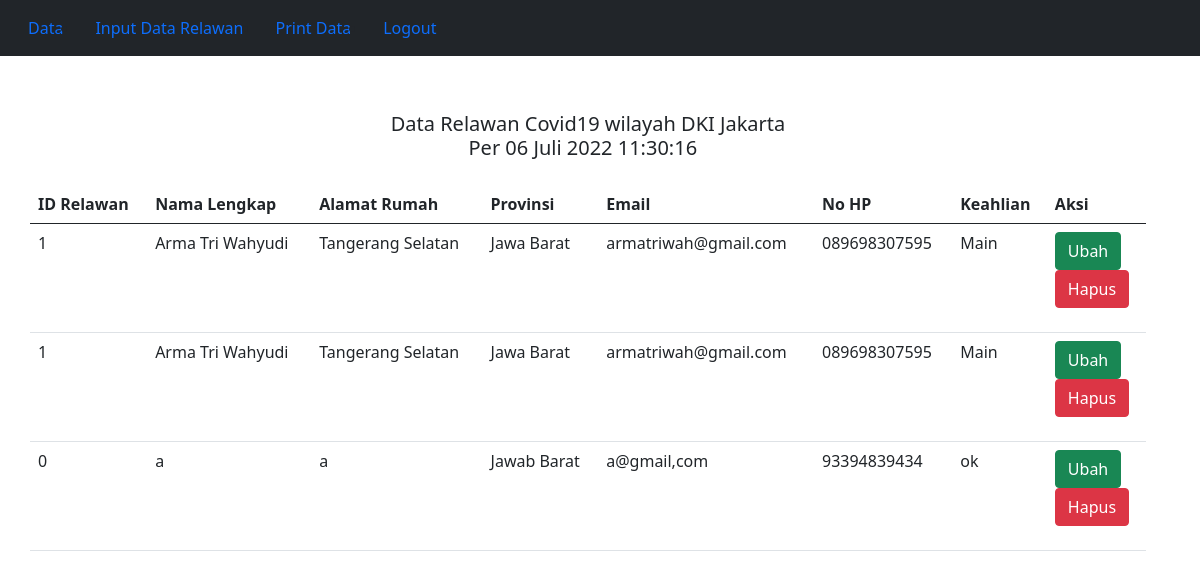
The page / on the database its author committed.
### tables this page shows
CREATE TABLE `relawan` (
  `id_relawan` int(11) NOT NULL,
  `nama_lengkap` varchar(30) DEFAULT NULL,
  `alamat` varchar(50) DEFAULT NULL,
  `provinsi` varchar(25) DEFAULT NULL,
  `email` varchar(25) DEFAULT NULL,
  `no_hp` varchar(14) DEFAULT NULL,
  `keahlian` varchar(30) DEFAULT NULL
);

### index.php (the view, shortened to what this page needs)
<html>
    <head>
        <link rel="stylesheet" href="css/bootstrap.min.css">
    </head>
    <body>
      <div class="mt-5 container">
        <div class="row">
          <ul class="navbar fixed-top navbar-expand-lg navbar-dark bg-dark mb-2">
            <li class="nav-item">
              <a class="nav-link active" aria-current="page" href="index.php">Data</a>
            </li>
            <li class="nav-item">
              <a class="nav-link" href="input.php">Input Data Relawan</a>
            </li>
            <li class="nav-item">
              <a class="nav-link" href="cetak.php">Print Data</a>
            </li>
            <li class="nav-item">
              <a class="nav-link" href="logout.php">Logout</a>
            </li>
          </ul>
        </div>
          <div class="mt-3 row col-12">
            <?php
              include 'db_connect.php';
                $sql = "SELECT * FROM relawan";
                $result = $db->prepare($sql);
                $result->execute();
            ?>
            <h5 style="text-align:center; margin-bottom:25px;">
                Data Relawan Covid19 wilayah DKI Jakarta <br>
                Per 06 Juli 2022 11:30:16 &nbsp;
            </h5>
            <table class="table">
              <thead>
                <tr>
                  <th scope="col">ID Relawan</th>
                  <th scope="col">Nama Lengkap</th>
                  <th scope="col">Alamat Rumah</th>
                  <th scope="col">Provinsi</th>
                  <th scope="col">Email</th>
                  <th scope="col">No HP</th>
                  <th scope="col">Keahlian</th>
                  <th scope="col">Aksi</th>
                </tr>
              </thead>
              <tbody>
                  <?php
                    while($row = $result->fetch()){
                      echo '<tr>';
                      echo '<td>'.$row['id_relawan'].'</td>';
                      echo '<td>'.$row['nama_lengkap'].'</td>';
                      echo '<td>'.$row['alamat'].'</td>';
                      echo '<td>'.$row['provinsi'].'</td>';
                      echo '<td>'.$row['email'].'</td>';
                      echo '<td>'.$row['no_hp'].'</td>';
                      echo '<td>'.$row['keahlian'].'</td>';
                      echo '<form action="update.php?id_relawan='.$row['id_relawan'].'" method="post">';
                      echo '<td><button type="submit" class="btn btn-success m-b-sm ubah">Ubah</button>';
                      echo '</form>';
                      echo '<form action="delete.php?id_relawan='.$row['id_relawan'].'" method="post">';
                      echo '<button type="submit" class="btn btn-danger m-b-sm ubah">Hapus</button></td>';
                      echo '</tr>';
                    }
                  ?>
              </tbody>
            </table>
          </div>
      </div>
    </body>
</html>

### rows shown on the page
relawan: id_relawan "1", nama_lengkap "Arma Tri Wahyudi", alamat "Tangerang Selatan", provinsi "Jawa Barat", email "armatriwah@gmail.com", no_hp "089698307595", keahlian "Main"
relawan: id_relawan "1", nama_lengkap "Arma Tri Wahyudi", alamat "Tangerang Selatan", provinsi "Jawa Barat", email "armatriwah@gmail.com", no_hp "089698307595", keahlian "Main"
relawan: id_relawan "0", nama_lengkap "a", alamat "a", provinsi "Jawab Barat", email "a@gmail,com", no_hp "93394839434", keahlian "ok"
